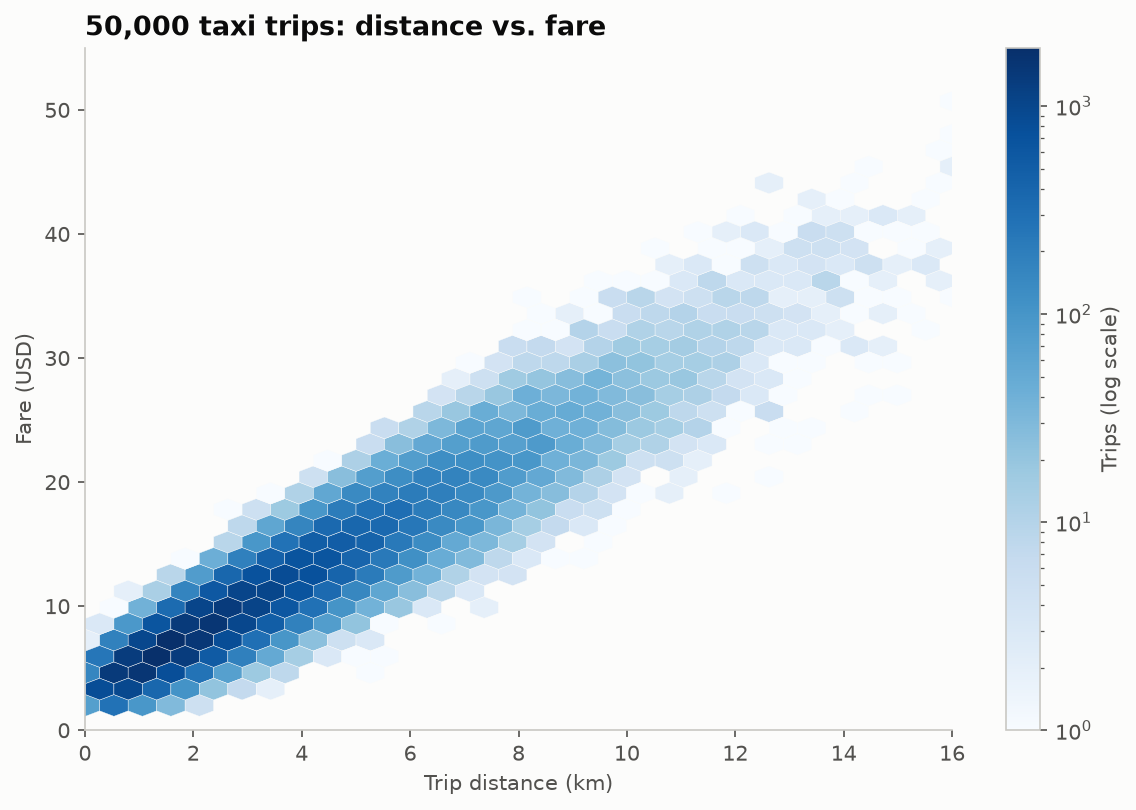

Here is the Python script that generated this plot:
"""
Hexbin Plot  -  family: Correlation

DESIGN PURPOSE
Bins a large scatter into hexagonal cells colored by point count. It replaces
an unreadable blob of overplotted points with a readable density surface.

WHEN TO USE
  - Show a two-variable relationship with thousands to millions of points
  - Show where the data is concentrated, not just its extent

AVOID WHEN
  - There are only a few hundred points (a scatter shows individual points
    better)
  - Individual outliers matter (binning hides them)

ALTERNATIVES
  - 2-D density contour
  - Scatter with transparency

EXAMPLE
50,000 taxi trips: trip distance vs. fare (synthetic data).

Run:  python hexbin.py
"""
import sys
from pathlib import Path

import numpy as np
import pandas as pd
import matplotlib.pyplot as plt

# Library style: categorical colors in fixed order, recessive axes, hairline grid.
PALETTE = ["#2a78d6", "#eb6834", "#1baf7a", "#eda100",
           "#e87ba4", "#008300", "#6250d6", "#e34948"]
SEQ_CMAP = "Blues"      # sequential: one hue, light -> dark
DIV_CMAP = "RdBu_r"     # diverging: two opposite hues, neutral midpoint
GRAY = "#b8b7b1"        # de-emphasised marks
plt.rcParams.update({
    "figure.figsize": (8, 4.8), "figure.dpi": 110, "figure.facecolor": "#fcfcfb",
    "axes.facecolor": "#fcfcfb", "axes.edgecolor": "#c9c8c3", "axes.linewidth": 0.8,
    "axes.spines.top": False, "axes.spines.right": False,
    "axes.grid": True, "grid.color": "#e6e5e1", "grid.linewidth": 0.6, "axes.axisbelow": True,
    "axes.prop_cycle": plt.cycler(color=PALETTE),
    "axes.titlesize": 13, "axes.titleweight": "bold", "axes.titlelocation": "left",
    "axes.labelcolor": "#52514e", "xtick.color": "#52514e", "ytick.color": "#52514e",
    "text.color": "#0b0b0b", "font.size": 10, "lines.linewidth": 2,
    "legend.frameon": False,
})

# --- Example data ------------------------------------------------------------
rng = np.random.default_rng(0)
n = 50_000
distance = rng.gamma(2.0, 1.6, n)
fare = 3 + 2.4 * distance + rng.normal(0, 1.2 + 0.25 * distance, n)
df = pd.DataFrame({"distance_km": distance, "fare_usd": fare}).query("fare_usd > 2")
df.describe().round(1)

# --- Plot --------------------------------------------------------------------
fig, ax = plt.subplots(figsize=(8, 5.5))
hb = ax.hexbin(df["distance_km"], df["fare_usd"], gridsize=45, cmap=SEQ_CMAP,
               bins="log", mincnt=1, linewidths=0.2, edgecolors="#fcfcfb")
ax.set_xlim(0, 16); ax.set_ylim(0, 55)
ax.grid(False)
fig.colorbar(hb, ax=ax, label="Trips (log scale)")
ax.set_xlabel("Trip distance (km)")
ax.set_ylabel("Fare (USD)")
ax.set_title("50,000 taxi trips: distance vs. fare")
fig.tight_layout()

# --- Save / show -------------------------------------------------------------
out = Path(__file__).with_name(Path(__file__).stem + ".png")
fig.savefig(out, dpi=150, bbox_inches="tight")
print(f"saved {out}")
if "--no-show" not in sys.argv:
    plt.show()
